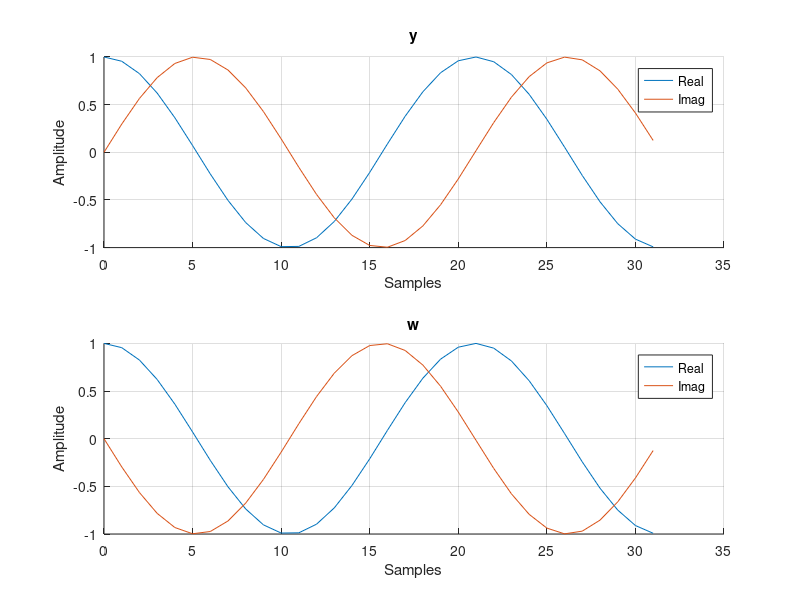

MATLAB code to generate this figure:
%% TARGET
% Plot the two complex signals represented in the 
% discrete time domain. The signals are:
% * Signal 0: y[n]=exp(+1i*omegaN*n);
% * Signal 1: w[n]=exp(-1i*omegaN*n);
% 
% The parameters are:
% * omegaN = 0.3;  
%
% *Suggestions*
% 1) How to extract the real component from a complex signal
%    a = real(c);        % a = Re{x}
% 2) How to extract the imag component from a complex signal
%    b = imag(c);        % b = Im{x}
% 3) How to create a complex signal given its components
%    c = complex(a, b);  % c = a + jb

%% Clear everything
clc;        % 'clc' cleras all the text from the Command Window
clear;      % 'clear' removes all variables from the current workspace
close all;  % 'close all' deletes all figures whose handles are not hidden.

%% Parameters
omegaN = 0.3;
len = 32;

%% Exercise
n = 0:(len-1);
y = exp(+1i*omegaN*n);
w = exp(-1i*omegaN*n);

%% Figures
figure
subplot(2,1,1)
    hold on
    plot(n, real(y))
    plot(n, imag(y))
    hold off
    grid on
    legend('Real', 'Imag')
    xlabel('Samples')
    ylabel('Amplitude')
    title('y')
subplot(2,1,2)
    hold on
    plot(n, real(w))
    plot(n, imag(w))
    hold off
    grid on
    legend('Real', 'Imag')
    xlabel('Samples')
    ylabel('Amplitude')
    title('w')


%% Print on the Command Window




